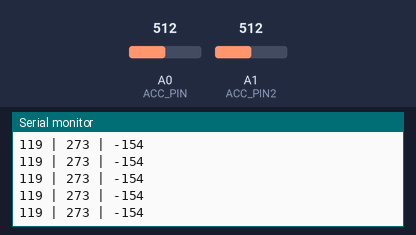
Simulated run of this sketch. Board: Arduino Uno, built with avr-gcc and run on an emulated ATmega328P. Parts: the last lines printed to the serial monitor. The test bench sets the inputs (shaded band); at power-on: A0 (ACC_PIN) = 512, A1 (ACC_PIN2) = 512.

Above: at 1.2 s.
1.3 s: A0 (ACC_PIN) set to 716
At 1.34 s:
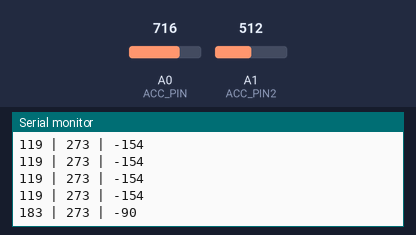
2.8 s: A1 (ACC_PIN2) set to 716
At 2.81 s:
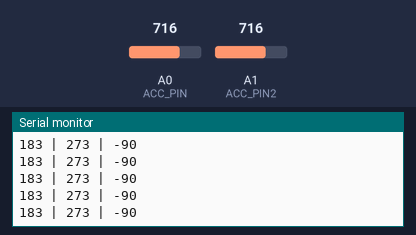
4.3 s: A0 (ACC_PIN) set to 900
At 4.33 s:
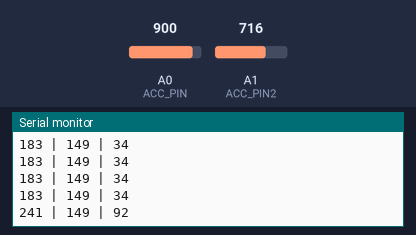
5.8 s: A1 (ACC_PIN2) set to 900
At 5.81 s:
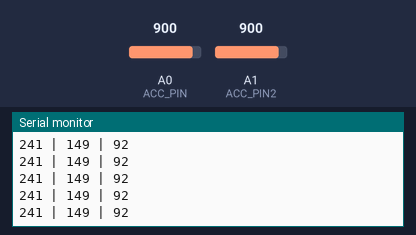
Timing chart, 0 to 8.3 s (numbered marks = the images above; inputs shaded):
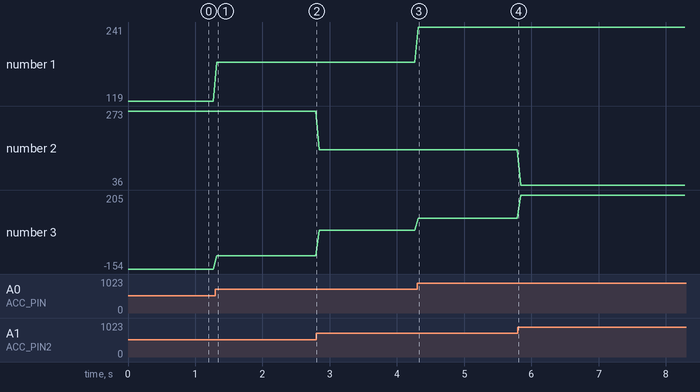

Measured:
- after the input at 1.3 s, the serial monitor: prints a new line at once (image 1)
- after the input at 4.3 s, the serial monitor: prints a new line at once (image 3)
- plotted number 1: 119 → 183 after the input at 1.3 s, 183 → 241 after the input at 4.3 s
- plotted number 2: 273 → 149 after the input at 2.8 s, 149 → 36 after the input at 5.8 s
- plotted number 3: -154 → -90 after the input at 1.3 s, -90 → 34 after the input at 2.8 s, 34 → 92 after the input at 4.3 s, 92 → 205 after the input at 5.8 s

The sketch:

Accelerator_Relay.ino
```cpp
#define ACC_PIN A0    // select the input pin for the potentiometer
#define ACC_PIN2 A1    // select the input pin for the backup potentiometer
int val = 0;       // variable to store the value coming from the sensor
int val2 = 0;       // variable to store the value coming from the sensor

void setup() {
  pinMode(ACC_PIN, INPUT);
  pinMode(ACC_PIN2, INPUT);
  Serial.begin(115200);
}

int read_write_acc(){
  val = analogRead(ACC_PIN);    // read the value from the sensor
  val = map(val, 129, 928, 0, 250);
  val2 = analogRead(ACC_PIN2);    // read the value from the sensor
  val2 = map(val2, 550, 957, 250, 0);
  int diff = val - val2;
  Serial.println(String(val) + " | " + String(val2) + " | " + String(diff));
}

void loop() {
  read_write_acc();
  delay(50);

}
```
